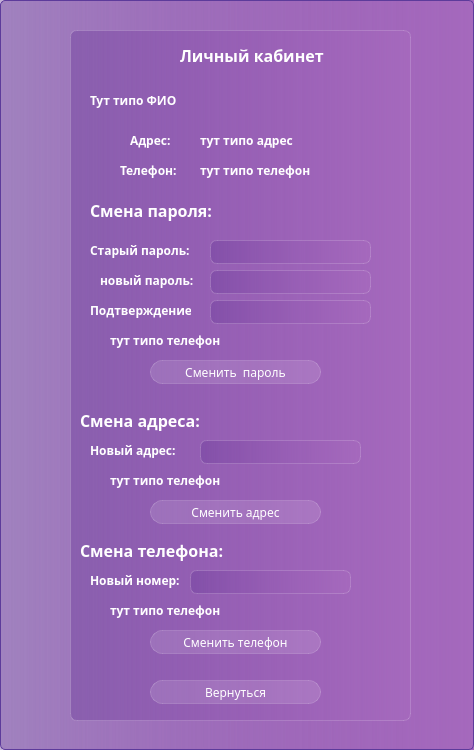
<?xml version="1.0" encoding="UTF-8"?>
<ui version="4.0">
 <class>PersonalAccountWindow</class>
 <widget class="QWidget" name="PersonalAccountWindow">
  <property name="geometry">
   <rect>
    <x>0</x>
    <y>0</y>
    <width>474</width>
    <height>750</height>
   </rect>
  </property>
  <property name="minimumSize">
   <size>
    <width>474</width>
    <height>693</height>
   </size>
  </property>
  <property name="maximumSize">
   <size>
    <width>474</width>
    <height>750</height>
   </size>
  </property>
  <property name="windowTitle">
   <string>Dialog</string>
  </property>
  <property name="styleSheet">
   <string notr="true">background-color:  qlineargradient( spread:pad,  x1:0, y1:0, x2:1, y2:0,  stop:0 rgba(105, 57, 153, 100),  stop:1 rgba(165, 105, 189, 255));  border: 1px solid #5D3B9B;  border-radius: 5px;
font-family: Everlasting;</string>
  </property>
  <widget class="QFrame" name="frame">
   <property name="geometry">
    <rect>
     <x>70</x>
     <y>30</y>
     <width>341</width>
     <height>691</height>
    </rect>
   </property>
   <property name="styleSheet">
    <string notr="true">backgroud-color: rgba(255, 255, 255, 30);
border: 1px solid rgba(255, 255, 255, 40);
border-radius: 7px;</string>
   </property>
   <widget class="QLineEdit" name="NewAddres">
    <property name="geometry">
     <rect>
      <x>130</x>
      <y>410</y>
      <width>161</width>
      <height>24</height>
     </rect>
    </property>
    <property name="styleSheet">
     <string notr="true">color:white;
padding-left: 10px;</string>
    </property>
   </widget>
   <widget class="QPushButton" name="Return_button_Clicked">
    <property name="geometry">
     <rect>
      <x>80</x>
      <y>650</y>
      <width>171</width>
      <height>24</height>
     </rect>
    </property>
    <property name="styleSheet">
     <string notr="true">QPushButton {
color: white;
background-color: rgba(255,255,255,30);
border: 1px solid rgba(255,255,255,40);
border-radius: 12px;
} 
QPushButton:hover{
background-color: rgba(255,255,255,40);
}

QPushButton:pressed{
background-color: rgba(255,255,255,70);
}</string>
    </property>
    <property name="text">
     <string>Вернуться</string>
    </property>
   </widget>
   <widget class="QLineEdit" name="NewPassword">
    <property name="geometry">
     <rect>
      <x>140</x>
      <y>240</y>
      <width>161</width>
      <height>24</height>
     </rect>
    </property>
    <property name="styleSheet">
     <string notr="true">color:white;
padding-left: 10px;</string>
    </property>
   </widget>
   <widget class="QLineEdit" name="oldPassword">
    <property name="geometry">
     <rect>
      <x>140</x>
      <y>210</y>
      <width>161</width>
      <height>24</height>
     </rect>
    </property>
    <property name="styleSheet">
     <string notr="true">color:white;
padding-left: 10px;</string>
    </property>
   </widget>
   <widget class="QLineEdit" name="NewPassword2">
    <property name="geometry">
     <rect>
      <x>140</x>
      <y>270</y>
      <width>161</width>
      <height>24</height>
     </rect>
    </property>
    <property name="styleSheet">
     <string notr="true">color:white;
padding-left: 10px;</string>
    </property>
   </widget>
   <widget class="QLabel" name="label">
    <property name="geometry">
     <rect>
      <x>110</x>
      <y>10</y>
      <width>151</width>
      <height>31</height>
     </rect>
    </property>
    <property name="styleSheet">
     <string notr="true">color: white;
font-weight: bold;
border: none;
font-size: 12pt;
background-color: none;</string>
    </property>
    <property name="text">
     <string>Личный кабинет</string>
    </property>
   </widget>
   <widget class="QLineEdit" name="newPhone">
    <property name="geometry">
     <rect>
      <x>120</x>
      <y>540</y>
      <width>161</width>
      <height>24</height>
     </rect>
    </property>
    <property name="styleSheet">
     <string notr="true">color:white;
padding-left: 10px;</string>
    </property>
    <property name="maxLength">
     <number>13</number>
    </property>
   </widget>
   <widget class="QLabel" name="FMLName">
    <property name="geometry">
     <rect>
      <x>20</x>
      <y>60</y>
      <width>311</width>
      <height>21</height>
     </rect>
    </property>
    <property name="styleSheet">
     <string notr="true">color: white;
font-weight: bold;
font-size: 9pt;
border: none;
background-color: none;</string>
    </property>
    <property name="text">
     <string>Тут типо ФИО</string>
    </property>
   </widget>
   <widget class="QLabel" name="label_3">
    <property name="geometry">
     <rect>
      <x>60</x>
      <y>100</y>
      <width>41</width>
      <height>21</height>
     </rect>
    </property>
    <property name="styleSheet">
     <string notr="true">color: white;
font-weight: bold;
font-size: 9pt;
border: none;
background-color: none;</string>
    </property>
    <property name="text">
     <string>Адрес:</string>
    </property>
   </widget>
   <widget class="QLabel" name="label_4">
    <property name="geometry">
     <rect>
      <x>50</x>
      <y>130</y>
      <width>61</width>
      <height>21</height>
     </rect>
    </property>
    <property name="styleSheet">
     <string notr="true">color: white;
font-weight: bold;
font-size: 9pt;
border: none;
background-color: none;</string>
    </property>
    <property name="text">
     <string>Телефон:</string>
    </property>
   </widget>
   <widget class="QLabel" name="label_6">
    <property name="geometry">
     <rect>
      <x>20</x>
      <y>170</y>
      <width>131</width>
      <height>21</height>
     </rect>
    </property>
    <property name="styleSheet">
     <string notr="true">color: white;
font-weight: bold;
font-size: 12pt;
border: none;
background-color: none;</string>
    </property>
    <property name="text">
     <string>Смена пароля:</string>
    </property>
   </widget>
   <widget class="QLabel" name="label_7">
    <property name="geometry">
     <rect>
      <x>20</x>
      <y>210</y>
      <width>101</width>
      <height>21</height>
     </rect>
    </property>
    <property name="styleSheet">
     <string notr="true">color: white;
font-weight: bold;
font-size: 9pt;
border: none;
background-color: none;</string>
    </property>
    <property name="text">
     <string>Старый пароль:</string>
    </property>
   </widget>
   <widget class="QLabel" name="label_8">
    <property name="geometry">
     <rect>
      <x>20</x>
      <y>410</y>
      <width>91</width>
      <height>21</height>
     </rect>
    </property>
    <property name="styleSheet">
     <string notr="true">color: white;
font-weight: bold;
font-size: 9pt;
border: none;
background-color: none;</string>
    </property>
    <property name="text">
     <string>Новый адрес:</string>
    </property>
   </widget>
   <widget class="QLabel" name="label_9">
    <property name="geometry">
     <rect>
      <x>20</x>
      <y>270</y>
      <width>101</width>
      <height>21</height>
     </rect>
    </property>
    <property name="styleSheet">
     <string notr="true">color: white;
font-weight: bold;
font-size: 9pt;
border: none;
background-color: none;</string>
    </property>
    <property name="text">
     <string>Подтверждение:</string>
    </property>
   </widget>
   <widget class="QLabel" name="Adres">
    <property name="geometry">
     <rect>
      <x>130</x>
      <y>100</y>
      <width>151</width>
      <height>21</height>
     </rect>
    </property>
    <property name="styleSheet">
     <string notr="true">color: white;
font-weight: bold;
font-size: 9pt;
border: none;
background-color: none;</string>
    </property>
    <property name="text">
     <string>тут типо адрес</string>
    </property>
   </widget>
   <widget class="QLabel" name="Phone">
    <property name="geometry">
     <rect>
      <x>130</x>
      <y>130</y>
      <width>151</width>
      <height>21</height>
     </rect>
    </property>
    <property name="styleSheet">
     <string notr="true">color: white;
font-weight: bold;
font-size: 9pt;
border: none;
background-color: none;</string>
    </property>
    <property name="text">
     <string>тут типо телефон</string>
    </property>
   </widget>
   <widget class="QLabel" name="label_11">
    <property name="geometry">
     <rect>
      <x>30</x>
      <y>240</y>
      <width>101</width>
      <height>21</height>
     </rect>
    </property>
    <property name="styleSheet">
     <string notr="true">color: white;
font-weight: bold;
font-size: 9pt;
border: none;
background-color: none;</string>
    </property>
    <property name="text">
     <string>новый пароль:</string>
    </property>
   </widget>
   <widget class="QLabel" name="label_12">
    <property name="geometry">
     <rect>
      <x>10</x>
      <y>380</y>
      <width>131</width>
      <height>21</height>
     </rect>
    </property>
    <property name="styleSheet">
     <string notr="true">color: white;
font-weight: bold;
font-size: 12pt;
border: none;
background-color: none;</string>
    </property>
    <property name="text">
     <string>Смена адреса:</string>
    </property>
   </widget>
   <widget class="QPushButton" name="ChangePass_button_Clicked">
    <property name="geometry">
     <rect>
      <x>80</x>
      <y>330</y>
      <width>171</width>
      <height>24</height>
     </rect>
    </property>
    <property name="styleSheet">
     <string notr="true">QPushButton {
color: white;
background-color: rgba(255,255,255,30);
border: 1px solid rgba(255,255,255,40);
border-radius: 12px;
} 
QPushButton:hover{
background-color: rgba(255,255,255,40);
}

QPushButton:pressed{
background-color: rgba(255,255,255,70);
}</string>
    </property>
    <property name="text">
     <string>Сменить  пароль</string>
    </property>
   </widget>
   <widget class="QPushButton" name="ChangeNumber_button_Clicked">
    <property name="geometry">
     <rect>
      <x>80</x>
      <y>600</y>
      <width>171</width>
      <height>24</height>
     </rect>
    </property>
    <property name="styleSheet">
     <string notr="true">QPushButton {
color: white;
background-color: rgba(255,255,255,30);
border: 1px solid rgba(255,255,255,40);
border-radius: 12px;
} 
QPushButton:hover{
background-color: rgba(255,255,255,40);
}

QPushButton:pressed{
background-color: rgba(255,255,255,70);
}</string>
    </property>
    <property name="text">
     <string>Сменить телефон</string>
    </property>
   </widget>
   <widget class="QLabel" name="label_13">
    <property name="geometry">
     <rect>
      <x>10</x>
      <y>510</y>
      <width>151</width>
      <height>21</height>
     </rect>
    </property>
    <property name="styleSheet">
     <string notr="true">color: white;
font-weight: bold;
font-size: 12pt;
border: none;
background-color: none;</string>
    </property>
    <property name="text">
     <string>Смена телефона:</string>
    </property>
   </widget>
   <widget class="QPushButton" name="ChangeAddres_button_clicked">
    <property name="geometry">
     <rect>
      <x>80</x>
      <y>470</y>
      <width>171</width>
      <height>24</height>
     </rect>
    </property>
    <property name="styleSheet">
     <string notr="true">QPushButton {
color: white;
background-color: rgba(255,255,255,30);
border: 1px solid rgba(255,255,255,40);
border-radius: 12px;
} 
QPushButton:hover{
background-color: rgba(255,255,255,40);
}

QPushButton:pressed{
background-color: rgba(255,255,255,70);
}</string>
    </property>
    <property name="text">
     <string>Сменить адрес</string>
    </property>
   </widget>
   <widget class="QLabel" name="label_14">
    <property name="geometry">
     <rect>
      <x>20</x>
      <y>540</y>
      <width>91</width>
      <height>21</height>
     </rect>
    </property>
    <property name="styleSheet">
     <string notr="true">color: white;
font-weight: bold;
font-size: 9pt;
border: none;
background-color: none;</string>
    </property>
    <property name="text">
     <string>Новый номер:</string>
    </property>
   </widget>
   <widget class="QLabel" name="PassInfo">
    <property name="geometry">
     <rect>
      <x>40</x>
      <y>300</y>
      <width>271</width>
      <height>21</height>
     </rect>
    </property>
    <property name="styleSheet">
     <string notr="true">color: white;
font-weight: bold;
font-size: 9pt;
border: none;
background-color: none;</string>
    </property>
    <property name="text">
     <string>тут типо телефон</string>
    </property>
   </widget>
   <widget class="QLabel" name="AddresInfo">
    <property name="geometry">
     <rect>
      <x>40</x>
      <y>440</y>
      <width>271</width>
      <height>21</height>
     </rect>
    </property>
    <property name="styleSheet">
     <string notr="true">color: white;
font-weight: bold;
font-size: 9pt;
border: none;
background-color: none;</string>
    </property>
    <property name="text">
     <string>тут типо телефон</string>
    </property>
   </widget>
   <widget class="QLabel" name="PhoneInfo">
    <property name="geometry">
     <rect>
      <x>40</x>
      <y>570</y>
      <width>281</width>
      <height>21</height>
     </rect>
    </property>
    <property name="styleSheet">
     <string notr="true">color: white;
font-weight: bold;
font-size: 9pt;
border: none;
background-color: none;</string>
    </property>
    <property name="text">
     <string>тут типо телефон</string>
    </property>
   </widget>
  </widget>
 </widget>
 <resources/>
 <connections/>
</ui>
